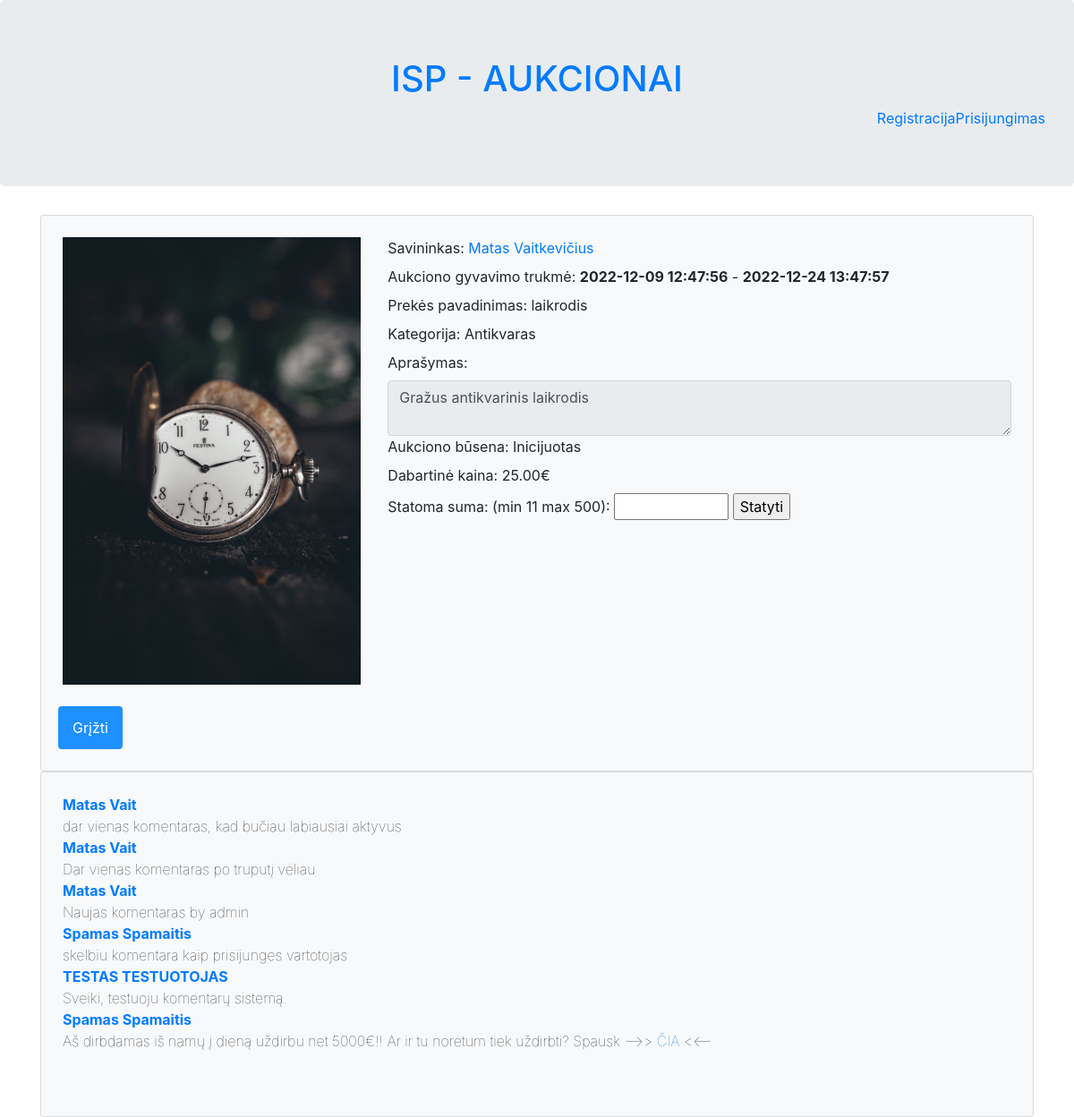
/Aukciono_langas.php?id=1, run on the app's committed database.
### tables this page shows
CREATE TABLE `aukcionas` (
  `pradzia` datetime NOT NULL,
  `pabaiga` datetime NOT NULL,
  `min` float DEFAULT NULL,
  `max` float DEFAULT NULL,
  `galutine_kaina` float DEFAULT NULL,
  `statusas` int(11) NOT NULL,
  `id_Aukcionas` int(11) NOT NULL,
  `fk_Administratoriusid_Administratorius` int(11) DEFAULT NULL,
  `fk_Vartotojasid_Vartotojas` int(11) DEFAULT NULL,
  `fk_Prekeid_Preke` int(11) NOT NULL
);

CREATE TABLE `nuotrauka` (
  `pavadinimas` varchar(64) NOT NULL,
  `nuoroda` text NOT NULL,
  `formatas` int(11) NOT NULL,
  `id_Nuotrauka` int(11) NOT NULL,
  `fk_Prekeid_Preke` int(11) NOT NULL
);

CREATE TABLE `vartotojas` (
  `vardas` varchar(32) NOT NULL,
  `pavarde` varchar(32) NOT NULL,
  `email` varchar(64) NOT NULL,
  `telefono_nr` varchar(20) DEFAULT NULL,
  `slaptazodis` varchar(32) NOT NULL,
  `likutis` decimal(10,2) NOT NULL,
  `blokuotas` tinyint(1) NOT NULL,
  `lytis` int(11) DEFAULT NULL,
  `id_Vartotojas` int(11) NOT NULL,
  `fk_Administratorius` int(11) DEFAULT NULL
);

CREATE TABLE `kategorija` (
  `id_KATEGORIJA` int(11) NOT NULL,
  `name` varchar(12) NOT NULL
);

CREATE TABLE `preke` (
  `aprasymas` varchar(255) NOT NULL,
  `data` datetime NOT NULL DEFAULT current_timestamp(),
  `pavadinimas` varchar(64) NOT NULL,
  `kategorija` int(11) NOT NULL,
  `id_Preke` int(11) NOT NULL,
  `fk_Vartotojasid_Vartotojas` int(11) NOT NULL
);

CREATE TABLE `statusas` (
  `id_STATUSAS` int(11) NOT NULL,
  `name` varchar(14) NOT NULL
);

CREATE TABLE `statymas` (
  `verte` decimal(10,2) NOT NULL,
  `laiko_zyme` datetime NOT NULL DEFAULT current_timestamp(),
  `id_Statymas` int(11) NOT NULL,
  `fk_Vartotojasid_Vartotojas` int(11) NOT NULL,
  `fk_Aukcionasid_Aukcionas` int(11) NOT NULL
);

CREATE TABLE `komentaras` (
  `tekstas` text DEFAULT NULL,
  `laiko_zyme` datetime NOT NULL DEFAULT current_timestamp(),
  `id_Komentaras` int(11) NOT NULL,
  `fk_Aukcionasid_Aukcionas` int(11) NOT NULL,
  `fk_Vartotojasid_Vartotojas` int(11) NOT NULL
);

### Aukciono_langas.php (the view, shortened to what this page needs)
<!DOCTYPE html>
<html lang="en">
    <head>
        <link rel="stylesheet" href="https://cdn.jsdelivr.net/npm/bootstrap@4.6.1/dist/css/bootstrap.min.css">
        <link rel="stylesheet" href="https://cdnjs.cloudflare.com/ajax/libs/font-awesome/4.7.0/css/font-awesome.min.css">
      </head>
    <body>
    <?php include("header.php");?>
    <?php
    $db = mysqli_connect(config::DB_SERVER, config::DB_USERNAME, config::DB_PASSWORD, config::DB_NAME);
    $id = $_GET['id'];
    $query = "SELECT *, kategorija.name as name2
              FROM aukcionas
              LEFT JOIN preke ON preke.id_Preke=aukcionas.fk_Prekeid_Preke
              LEFT JOIN nuotrauka ON nuotrauka.fk_Prekeid_Preke=preke.id_Preke
              LEFT JOIN kategorija ON kategorija.id_KATEGORIJA=preke.kategorija
              LEFT JOIN statusas ON statusas.id_STATUSAS=aukcionas.statusas
              LEFT JOIN vartotojas ON preke.fk_Vartotojasid_Vartotojas=vartotojas.id_Vartotojas
              WHERE aukcionas.id_Aukcionas=".$id;
    $result = mysqli_query($db, $query);
    $result = mysqli_fetch_assoc($result);
    ?>
        <div class="container">
              <div class="col-12 card card-body bg-light p-4">
                <div class="row">
                  <div class="col-4">
                    <img style="max-width:100%; max-height:100%;"src=<?php echo "'".$result['nuoroda']."'";?> alt="Blue toy">
                </div>
                <div class="col-8">
                  <div class="div-group">
                    <label>Savininkas:</label>
                    <label><?php echo "<a href='naudotojoPuslapis.php?id=".$result['id_Vartotojas']."'>".$result['vardas']." ".$result['pavarde']."</a>";?></label>
                  </div>
                  <div class="div-group">
                    <label>Aukciono gyvavimo trukmė:</label>
                    <label style="font-weight: bold;"><?php echo $result['pradzia'];?></label>
                    <label> - </label>
                    <label style="font-weight: bold;"><?php echo $result['pabaiga'];?></label>
                  </div>
                  <div class="div-group">
                    <label>Prekės pavadinimas:</label>
                    <label><?php echo $result['pavadinimas'];?></label>
                  </div>
                  <div class="div-group">
                    <label for="kategorija">Kategorija: </label>
                    <label><?php echo $result['name2'];?></label>
                  </div>
                  <div class="div-group">
                    <label for="aprasymas">Aprašymas:</label>
                      <div class="input-group">
                        <textarea readonly placeholder="$aprasymas" id="aprasymas" class="form-control"><?php echo $result['aprasymas'];?></textarea>
                      </div>
                  </div>
                  <div class="div-group">
                    <label for="status">Aukciono būsena:</label>
                    <label for="status"><?php echo $result['name'];?></label>
                  </div>
                  <div class="div-group">
                    <?php
                    $query = "SELECT * FROM statymas
                     INNER JOIN vartotojas ON vartotojas.id_Vartotojas=statymas.fk_Vartotojasid_Vartotojas
                     WHERE fk_Aukcionasid_Aukcionas='" . $id . "' ORDER BY verte desc LIMIT 1";
                    $statymas = mysqli_query($db, $query);
                    $statymas = mysqli_fetch_assoc($statymas);
                    ?>
                    <label for="kaina">Dabartinė kaina:</label>
                    <label for="kaina"><?php
                    if (isset($statymas)){
                      echo $statymas['verte'];
                    }
                    else{
                      echo "-";
                    }
                    ?>€</label><br>
                  </div>
                  <form method='post' action="Aukciono_langas_statymas.php" >
                    <?php
                      $current_max_bid = $result['galutine_kaina'] == null ? $result['min']+1 : ($result['galutine_kaina'] <= $result['min']+1 ? $result['min']+1 : $result['galutine_kaina']+1);
                    ?>
                    <label for="bid_size">Statoma suma: (min <?php echo $current_max_bid; ?> max <?php echo $result['max'];?>):</label>
                    <input type="number" name="bid_size" step='.01' min='<?php echo $current_max_bid; ?>' max='<?php echo $result['max'];?>' required <?php if($current_max_bid > $result['max']) echo 'disabled';?>>
                    <input type="submit" name="submit_bid" value="Statyti" <?php if($current_max_bid > $result['max']) echo 'disabled';?>>
                   </form>
                </div>
            </div>
              <br>
              <div class="row">
                <form>
                  <input style="margin-right:10px; margin-left:10px" type="button" class="btn btn-primary" value="Grįžti" onclick="history.back()">
                 </form>
              </div>
            </div>
            <div class="col-12 card card-body bg-light p-4">
              <?php
              $query = "SELECT * FROM komentaras
                        INNER JOIN vartotojas ON komentaras.fk_Vartotojasid_Vartotojas=vartotojas.id_Vartotojas
                        WHERE fk_Aukcionasid_Aukcionas=" . $id."
                        AND vartotojas.blokuotas=0
                        ORDER BY laiko_zyme desc";
              $result = mysqli_query($db, $query);
              foreach ($result as $row){
                echo "<div class='div-group'>
                <div style='font-weight: bolder;'><a href='naudotojoPuslapis.php?id=".$row['id_Vartotojas']."'>".$row['vardas']." ".$row['pavarde']."</a></div>
                <div style='font-weight: lighter;'>".$row['tekstas']."</div>";
                echo "</div>";
              }
              ?>
              <form method="post" action="skelbti_komentara.php?id=<?php echo $id;?>">
                <br>
              </form>
              <form method="post" action="skelbti_zinute.php?id=<?php echo $id;?>">
                <br>
              </form>
            </div>
          </div>
    </body>
</html>

### Aukciono_langas.php (style rules this page uses)
.btn { background-color: DodgerBlue; border: none; color: white; padding: 12px 16px; font-size: 16px; cursor: pointer; }

### data on the page
aukcionas: nuotrauka.nuoroda (picture), fk_Vartotojasid_Vartotojas.vardas "Matas", fk_Vartotojasid_Vartotojas.pavarde "Vaitkevičius", pradzia "2022-12-09 12:47:56", pabaiga "2022-12-24 13:47:57", nuotrauka.pavadinimas "laikrodis", kategorija.name "Antikvaras", fk_Prekeid_Preke.aprasymas "Gražus antikvarinis laikrodis", statusas.name "Inicijuotas", current_max_bid "11", max "500", submit_bid "Statyti"
statymas: verte "25.00"
komentaras: fk_Vartotojasid_Vartotojas.vardas "Matas", fk_Vartotojasid_Vartotojas.pavarde "Vait", tekstas "dar vienas komentaras, kad bučiau labiausiai aktyvus"
komentaras: fk_Vartotojasid_Vartotojas.vardas "Matas", fk_Vartotojasid_Vartotojas.pavarde "Vait", tekstas "Dar vienas komentaras po truputį vėliau"
komentaras: fk_Vartotojasid_Vartotojas.vardas "Matas", fk_Vartotojasid_Vartotojas.pavarde "Vait", tekstas "Naujas komentaras by admin"
komentaras: fk_Vartotojasid_Vartotojas.vardas "Spamas", fk_Vartotojasid_Vartotojas.pavarde "Spamaitis", tekstas "skelbiu komentara kaip prisijunges vartotojas"
komentaras: fk_Vartotojasid_Vartotojas.vardas "TESTAS", fk_Vartotojasid_Vartotojas.pavarde "TESTUOTOJAS", tekstas "Sveiki, testuoju komentarų sistemą."
komentaras: fk_Vartotojasid_Vartotojas.vardas "Spamas", fk_Vartotojasid_Vartotojas.pavarde "Spamaitis", tekstas "Aš dirbdamas iš namų į dieną uždirbu net 5000€!! Ar ir tu norėtum tiek uždirbti? Spausk -->> ČIA <<--"
